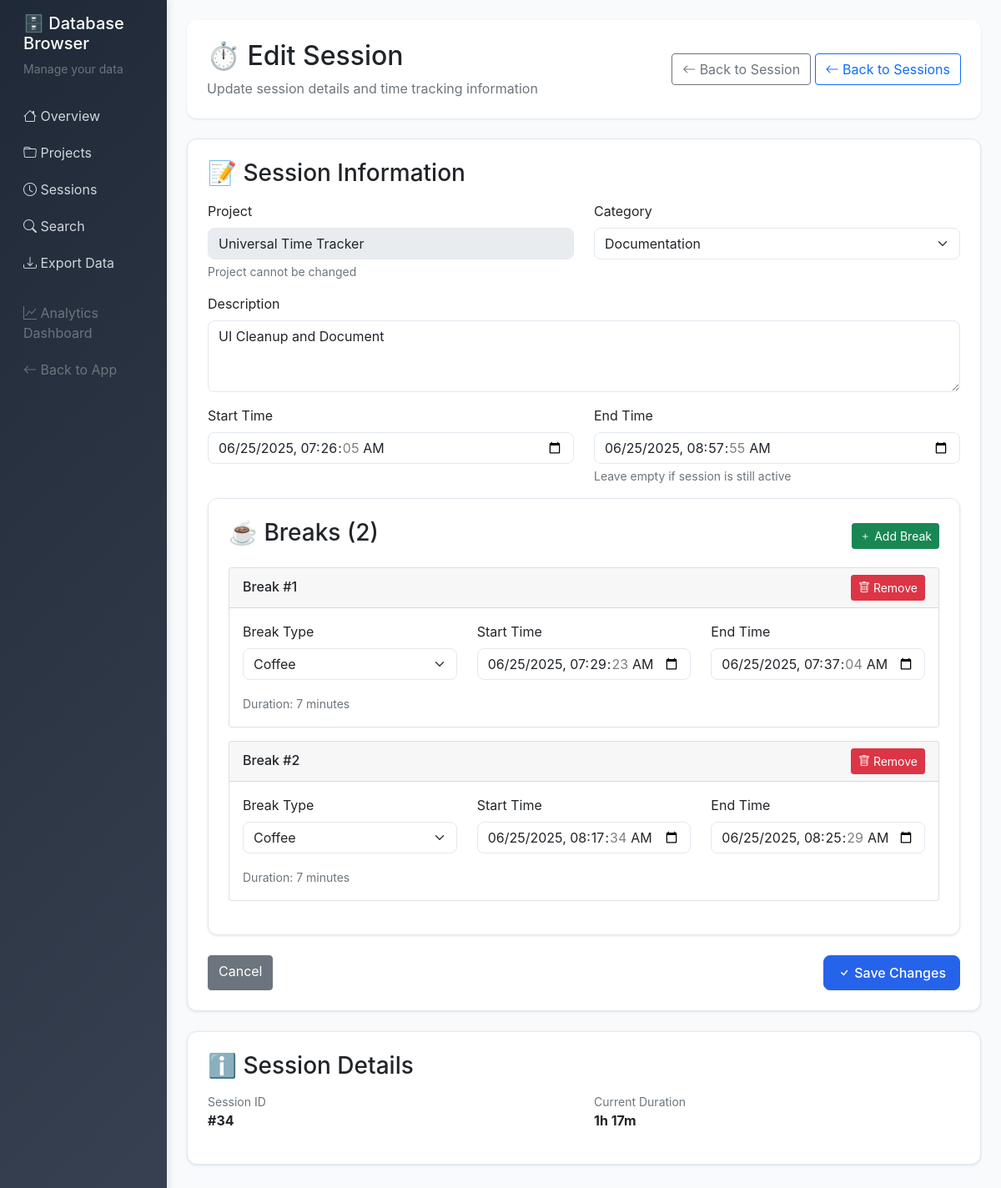
Screenshot of /db/sessions/34/edit with the database file from the repository.
### server/src/models.py (models this page shows, shortened)
class Project:
    __tablename__ = 'projects'

    class Session(db.Model):
        __tablename__ = 'sessions'
        id = db.Column(db.Integer, primary_key=True)
        project_id = db.Column(db.Integer, db.ForeignKey('projects.id'), nullable=False)
        start_time = db.Column(db.DateTime, default=datetime.now)
        end_time = db.Column(db.DateTime)
        duration_minutes = db.Column(db.Integer)
        category = db.Column(db.String(50), default='development')
        description = db.Column(db.Text, nullable=False)
        git_commits = db.Column(db.Text)  # JSON string
        userid = db.Column(db.String(100), nullable=False)
        breaks = db.relationship('Break', backref='session', lazy=True, cascade='all, delete-orphan')
        @property
        def git_commits_list(self):
            """Get git commits as a list"""
            if self.git_commits:
                try:
                    return json.loads(self.git_commits)
                except:
                    return []
            return []

    class Break(db.Model):
        __tablename__ = 'breaks'
        id = db.Column(db.Integer, primary_key=True)
        session_id = db.Column(db.Integer, db.ForeignKey('sessions.id'), nullable=False)
        start_time = db.Column(db.DateTime, default=datetime.now)
        end_time = db.Column(db.DateTime)
        duration_minutes = db.Column(db.Integer)
        break_type = db.Column(db.String(50), default='break')

### server/src/db_browser.py (the view, shortened to what this page needs)
@db_browser.route('/db/sessions/<int:session_id>/edit', methods=['GET', 'POST'])
def edit_session(session_id):
    conn = get_db_connection()
    session = conn.execute('''
        SELECT s.*, p.name as project_name
        FROM sessions s
        JOIN projects p ON s.project_id = p.id
        WHERE s.id = ?
    ''', (session_id,)).fetchone()
    if not session:
        conn.close()
        flash('Session not found', 'error')
        return redirect(url_for('db_browser.sessions'))
    breaks = conn.execute('SELECT * FROM breaks WHERE session_id = ? ORDER BY start_time',
                         (session_id,)).fetchall()
    conn.close()
    return render_template('db_browser/edit_session.html', session=session, breaks=breaks)

### server/src/db_browser.py (called while the page is built)
def get_db_connection():
    database_path = os.environ.get('DATABASE_PATH', '/app/data/timetracker.db')
    conn = sqlite3.connect(database_path)
    conn.row_factory = sqlite3.Row
    return conn

### server/src/templates/db_browser/edit_session.html (shortened to what this page needs)
{% extends "db_browser/base.html" %}
{% block content %}
<div class="page-header">
    <div class="row align-items-center">
        <div class="col">
            <h1 class="h2 mb-2">⏱️ Edit Session</h1>
            <p class="text-muted mb-0">Update session details and time tracking information</p>
        </div>
        <div class="col-auto">
            <a href="{{ url_for('db_browser.session_detail', session_id=session.id, project=request.args.get('project'), category=request.args.get('category'), date_from=request.args.get('date_from'), date_to=request.args.get('date_to')) }}" class="btn btn-outline-secondary">
                <i class="bi bi-arrow-left"></i> Back to Session
            </a>
            <a href="{{ url_for('db_browser.sessions', project=request.args.get('project'), category=request.args.get('category'), date_from=request.args.get('date_from'), date_to=request.args.get('date_to')) }}" class="btn btn-outline-primary">
                <i class="bi bi-arrow-left"></i> Back to Sessions
            </a>
        </div>
    </div>
</div>
<div class="content-card">
    <h3 class="mb-3">📝 Session Information</h3>
    <form method="POST" id="editSessionForm">
        <div class="row">
            <div class="col-md-6 mb-3">
                <label for="project_name" class="form-label">Project</label>
                <input type="text" class="form-control" id="project_name" value="{{ session.project_name }}" readonly>
                <div class="form-text">Project cannot be changed</div>
            </div>
            <div class="col-md-6 mb-3">
                <label for="category" class="form-label">Category</label>
                <select class="form-select" id="category" name="category" required>
                    <option value="documentation" {% if session.category == 'documentation' %}selected{% endif %}>Documentation</option>
                </select>
            </div>
        </div>
        <div class="mb-3">
            <label for="description" class="form-label">Description</label>
            <textarea class="form-control" id="description" name="description" rows="3" required>{{ session.description }}</textarea>
        </div>
        <div class="row">
            <div class="col-md-6 mb-3">
                <label for="start_time" class="form-label">Start Time</label>
                <input type="datetime-local" class="form-control" id="start_time" name="start_time"
                       value="{{ session.start_time.replace('T', ' ').split('.')[0] if session.start_time else '' }}" required>
            </div>
            <div class="col-md-6 mb-3">
                <label for="end_time" class="form-label">End Time</label>
                <input type="datetime-local" class="form-control" id="end_time" name="end_time"
                       value="{{ session.end_time.replace('T', ' ').split('.')[0] if session.end_time else '' }}">
                <div class="form-text">Leave empty if session is still active</div>
            </div>
        </div>
        <div class="content-card">
            <div class="d-flex justify-content-between align-items-center mb-3">
                <h3>☕ Breaks ({{ breaks|length }})</h3>
                <button type="button" class="btn btn-success btn-sm" onclick="addBreak()">
                    <i class="bi bi-plus"></i> Add Break
                </button>
            </div>
            <div id="breaksContainer">
                {% for break in breaks %}
                <div class="break-item card mb-3" data-break-id="{{ break.id }}">
                    <div class="card-header d-flex justify-content-between align-items-center">
                        <h6 class="mb-0">Break #{{ loop.index }}</h6>
                        <button type="button" class="btn btn-danger btn-sm" onclick="removeBreak(this)">
                            <i class="bi bi-trash"></i> Remove
                        </button>
                    </div>
                    <div class="card-body">
                        <div class="row">
                            <div class="col-md-4 mb-3">
                                <label class="form-label">Break Type</label>
                                <select class="form-select" name="break_type[]" required>
                                    <option value="coffee" {% if break.break_type == 'coffee' %}selected{% endif %}>Coffee</option>
                                </select>
                            </div>
                            <div class="col-md-4 mb-3">
                                <label class="form-label">Start Time</label>
                                <input type="datetime-local" class="form-control" name="break_start_time[]"
                                       value="{{ break.start_time.replace('T', ' ').split('.')[0] if break.start_time else '' }}" required>
                            </div>
                            <div class="col-md-4 mb-3">
                                <label class="form-label">End Time</label>
                                <input type="datetime-local" class="form-control" name="break_end_time[]"
                                       value="{{ break.end_time.replace('T', ' ').split('.')[0] if break.end_time else '' }}">
                            </div>
                        </div>
                        {% if break.duration_minutes %}
                        <div class="row">
                            <div class="col-12">
                                <small class="text-muted">
                                    Duration: {{ break.duration_minutes }} minutes
                                </small>
                            </div>
                        </div>
                        {% endif %}
                    </div>
                </div>
                {% endfor %}
            </div>
        </div>
        <div class="d-flex justify-content-between mt-3">
            <a href="{{ url_for('db_browser.sessions', project=request.args.get('project'), category=request.args.get('category'), date_from=request.args.get('date_from'), date_to=request.args.get('date_to')) }}" class="btn btn-secondary">
                Cancel
            </a>
            <button type="submit" class="btn btn-primary">
                <i class="bi bi-check"></i> Save Changes
            </button>
        </div>
    </form>
</div>
<div class="content-card">
    <h3 class="mb-3">ℹ️ Session Details</h3>
    <div class="row">
        <div class="col-md-6">
            <div class="mb-3">
                <div class="text-muted small">Session ID</div>
                <div class="fw-bold">#{{ session.id }}</div>
            </div>
        </div>
        <div class="col-md-6">
            <div class="mb-3">
                <div class="text-muted small">Current Duration</div>
                <div class="fw-bold">
                    {% if session.duration_minutes %}
                        {% set hours = session.duration_minutes // 60 %}
                        {% set minutes = session.duration_minutes % 60 %}
                        {% if hours > 0 %}
                            {{ hours }}h {{ minutes }}m
                        {% else %}
                            {{ minutes }}m
                        {% endif %}
                    {% else %}
                        {% if not session.end_time %}
                            <span class="badge bg-warning">Active</span>
                        {% else %}
                            Not calculated
                        {% endif %}
                    {% endif %}
                </div>
            </div>
        </div>
    </div>
</div>
{% endblock %}

### server/src/templates/db_browser/base.html (style rules this page uses)
:root { --primary-color: #2563eb; --success-color: #16a34a; --warning-color: #ca8a04; --danger-color: #dc2626; --info-color: #0891b2; --dark-color: #1f2937; --light-color: #f8fafc; --border-color: #e2e8f0; }
body { background-color: var(--light-color); font-family: 'Inter', -apple-system, BlinkMacSystemFont, sans-serif; }
.page-header { background: white; border-radius: 12px; padding: 24px; margin-bottom: 24px; box-shadow: 0 1px 3px rgba(0,0,0,0.1); }
.content-card { background: white; border-radius: 12px; padding: 24px; box-shadow: 0 1px 3px rgba(0,0,0,0.1); border: 1px solid var(--border-color); margin-bottom: 24px; }
.btn-primary { background: var(--primary-color); border-color: var(--primary-color); border-radius: 8px; padding: 8px 16px; font-weight: 500; }
.form-select, .form-control { border-radius: 8px; border: 1px solid var(--border-color); }

### rows the page displays
Project: project_name "Universal Time Tracker"
Break: break_type "Coffee", start_time.replace "06/25/2025 07:29:23", end_time.replace "06/25/2025 07:37:04", duration_minutes "7"
Break: break_type "Coffee", start_time.replace "06/25/2025 08:17:34", end_time.replace "06/25/2025 08:25:29", duration_minutes "7"

### other values shown
{{ breaks|length }} "2"
{{ session.id }} "34"
{{ hours }} "1"
{{ minutes }} "17"
